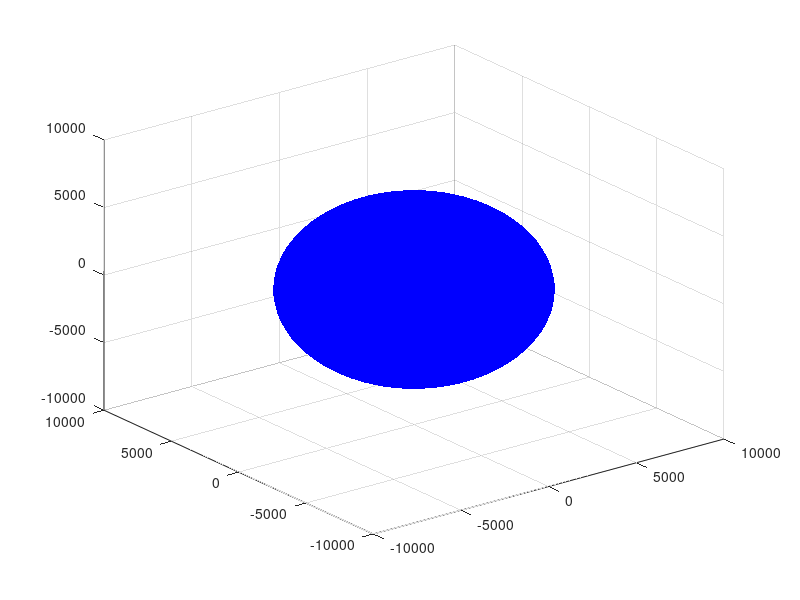

Write MATLAB code to recreate this figure. (Note: this script raises an error after producing the figure.)
earth_radius = 6370; 
[x, y, z] = sphere(50);
surf(x * earth_radius, y * earth_radius, z * earth_radius, 'FaceColor', 'blue', 'EdgeColor', 'none');
hold on;

scatter3(pos(:, 1), pos(:, 2), pos(:, 3), 100, 'red', 'filled');
text(pos(:, 1), pos(:, 2), pos(:, 3), arrayfun(@(i) sprintf('S%d', i), 1:4, 'UniformOutput', false), ...
    'VerticalAlignment', 'bottom', 'HorizontalAlignment', 'right', 'FontSize', 10, 'Color', 'black');

title('Satellite Positions Above Earth');
xlabel('X (km)');
ylabel('Y (km)');
zlabel('Z (km)');
grid on;
axis equal;
hold off;